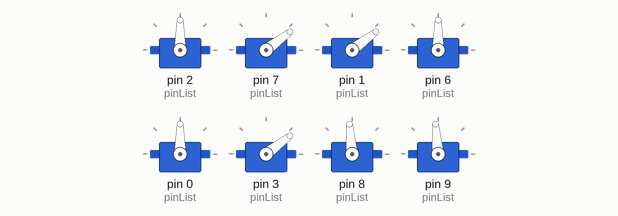
Bench run of a sketch on a simulated Arduino Uno, built with avr-gcc and run on an emulated ATmega328P. Shown: 8 × servo. What the sketch prints to the serial monitor is not drawn.

Above: at 0.92 s.
At 4.11 s:
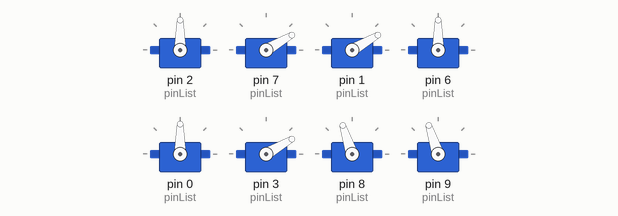
At 24.9 s:
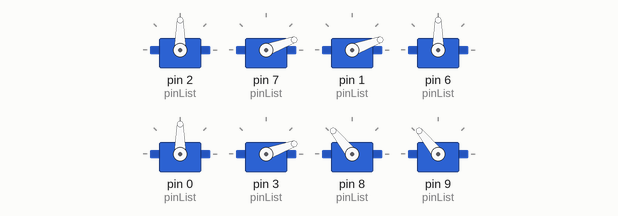
At 32.09 s:
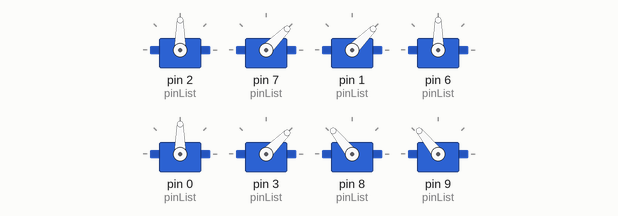
At 35.5 s:
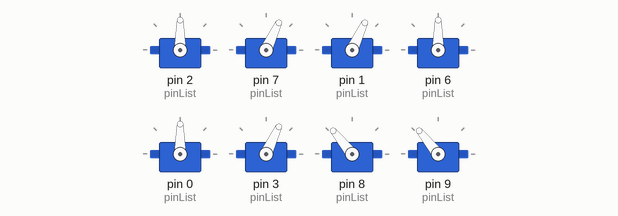
At 39.36 s:
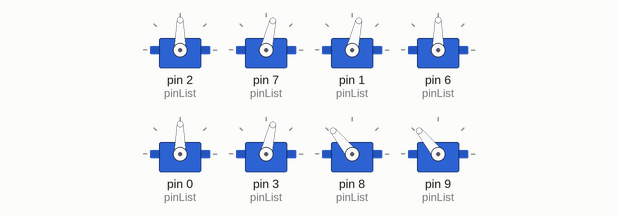
Timing chart, 0 to 40.0 s (numbered marks = the images above):
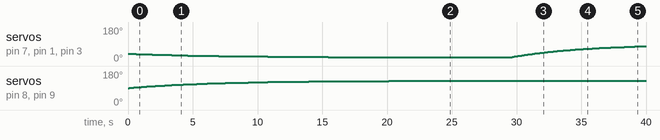

Measured:
- by itself, servo on pin 8 (pinList), servo on pin 9 (pinList): moves from 90° to 129° over 24.7 s
- by itself, servo on pin 7 (pinList), servo on pin 1 (pinList), servo on pin 3 (pinList): 39° → 38° at 0.27 s, → 37° 0.37 s later, → 36° 0.39 s later, → 35° 0.41 s later, … (77 changes in this stretch)

The sketch:

control_main.ino
```cpp
// Martin Økter
// 07.09.2021
// SpiderRobo Control
// -In honor of Eddy The Great Inspiration

#include "spiderMove.h" //Self-made libary for moving-controll of the spider-platform

int pinList[8] = {2,7,1,6,0,3,8,9};
SpiderMove eddy(pinList);

void setup() {
  Serial.begin(9600);
}

void loop() {
  eddy.forward();
}
```

spiderMove.h
```cpp
#ifndef spiderMove_h
#define spiderMove_h

#include "Arduino.h"
#include "Servo.h"

class SpiderMove
{
  public:
    SpiderMove(int servoConection[8]);
    void forward();
    void backward();
    void dead();
    void rest();

    bool leftAction(bool flag);
    bool rightAction(bool flag);

 private:
    float angleCompfilter(float targetAngle, float lastAngle, float alpha = 0.002);
    bool legsDownLeft();
    bool legsDownRight();

    float angleLegUp = 20.0;
    float angleLegDown = 90.0;
    float angleRotForward = 130.0;
    float angleRotMid = 90.0;
    float angleRotBackward = 50.0;
    float lastLegAngle = 40.0;
    float lastRotAngle = 90.0;
    bool forwardDownSkift = false;
    bool isRightMoveing = false;

    Servo leg0;
    Servo leg1;
    Servo leg2;
    Servo leg3;
    Servo leg4;
    Servo leg5;
    Servo rot0;
    Servo rot1;
};

#endif
```

spiderMove.ino
```cpp
#include"spiderMove.h"
#include<Servo.h>

SpiderMove::SpiderMove(int servoConnection[8]){
  leg0.attach(servoConnection[0]);
  leg1.attach(servoConnection[1]);
  leg2.attach(servoConnection[2]);
  leg3.attach(servoConnection[3]);
  leg4.attach(servoConnection[4]);
  leg5.attach(servoConnection[5]);
  rot0.attach(servoConnection[6]);
  rot1.attach(servoConnection[7]);

}

float SpiderMove::angleCompfilter(float targetAngle, float lastAngle, float alpha){
  float calcAngle = ((1-alpha)*lastAngle)+(alpha*targetAngle);
  return calcAngle;
}

void SpiderMove::forward(){
  if (isRightMoveing == false){
    if (forwardDownSkift == false){
      isRightMoveing = leftAction(true);
      Serial.println("Left Action");
    } else {
      isRightMoveing = legsDownLeft();
      Serial.println("Left Down");
    }
  } else {
    if (forwardDownSkift == true){
      isRightMoveing = rightAction(true);
      Serial.println("Right Action");
    } else {
      isRightMoveing = legsDownRight();
      Serial.println("Right Down");
    }
  }
}

void SpiderMove::backward(){
  if (isRightMoveing == false){
    if (forwardDownSkift == false){
      isRightMoveing = leftAction(false);
    } else {
      isRightMoveing = legsDownLeft();
    }
  } else {
    if (forwardDownSkift == true){
      isRightMoveing = rightAction(false);
    } else {
      isRightMoveing = legsDownRight();
    }
  }
}

void SpiderMove::dead(){
  float angleToSet = angleCompfilter(angleLegUp, lastLegAngle);
  float rotToSet = angleCompfilter(angleRotMid, lastRotAngle);

  leg0.write(angleToSet);
  leg1.write(angleToSet);
  leg2.write(angleToSet);
  leg3.write(angleToSet);
  leg4.write(angleToSet);
  leg5.write(angleToSet);
  rot0.write(angleToSet);

  lastLegAngle = angleToSet;
  lastRotAngle = rotToSet;
}

void SpiderMove::rest(){
  float angleToSet = angleCompfilter(angleLegDown, lastLegAngle);
  float rotToSet = angleCompfilter(angleRotMid, lastRotAngle);

  leg0.write(angleToSet);
  leg1.write(angleToSet);
  leg2.write(angleToSet);
  leg3.write(angleToSet);
  leg4.write(angleToSet);
  leg5.write(angleToSet);
  rot0.write(angleToSet);

  lastLegAngle = angleToSet;
  lastRotAngle = rotToSet;
}

bool SpiderMove::leftAction(bool flag){
  float angleToSet = angleCompfilter(angleLegUp, lastLegAngle);
  float rotToSet;
  if (flag == true){
    rotToSet = angleCompfilter(angleRotForward, lastRotAngle);
  } else {
    rotToSet = angleCompfilter(angleRotBackward, lastRotAngle);
  }

  leg1.write(angleToSet);
  leg2.write(angleToSet);
  leg5.write(angleToSet);
  rot0.write(rotToSet);
  rot1.write(rotToSet);

  lastLegAngle = angleToSet;
  lastRotAngle = rotToSet;
  if (lastRotAngle >= angleRotForward - 0.5){
    forwardDownSkift = true;
    return false;
  } else {
    return false;
  }
}

bool SpiderMove::rightAction(bool flag){
  float angleToSet = angleCompfilter(angleLegUp, lastLegAngle);
  float rotToSet;
  if (flag == true){
    rotToSet = angleCompfilter(angleRotBackward, lastRotAngle);
  } else {
    rotToSet = angleCompfilter(angleRotForward, lastRotAngle);
  }

  leg0.write(angleToSet);
  leg3.write(angleToSet);
  leg4.write(angleToSet);
  rot0.write(rotToSet);
  rot1.write(rotToSet);

  lastLegAngle = angleToSet;
  lastRotAngle = rotToSet;
  if (lastRotAngle <= angleRotBackward + 0.5){
    forwardDownSkift = false;
    return true;
  } else {
    return true;
  }
}

bool SpiderMove::legsDownLeft(){
  float angleToSet = angleCompfilter(angleLegDown, lastLegAngle);

  leg1.write(angleToSet);
  leg2.write(angleToSet);
  leg5.write(angleToSet);

  lastLegAngle = angleToSet;
  if (lastLegAngle <= angleLegDown - 0.5){
    return false;
  } else {
    return true;
  }
}

bool SpiderMove::legsDownRight(){
  float angleToSet = angleCompfilter(angleLegDown, lastLegAngle);

  leg0.write(angleToSet);
  leg3.write(angleToSet);
  leg4.write(angleToSet);

  lastLegAngle = angleToSet;
  if (lastLegAngle <= angleLegDown - 0.5){
    return true;
  } else {
    return false;
  }
}
```
